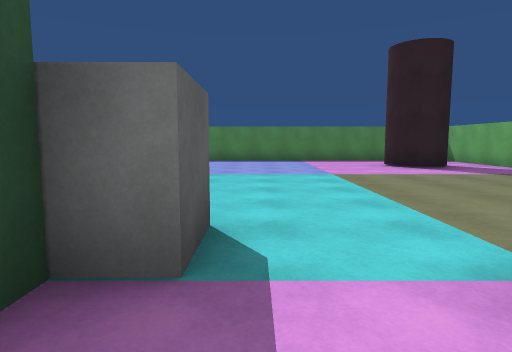
view 1 (above)

17 first-person views from a walk through a 3-D level made in the Unity game engine. The camera is 1.3 m above the floor, tilts 6° down and sees 75° across. The floor is counted in squares, 2 m on a side. Each view is taken from the middle of a square. On the plan, view 1 faces up. The plan holds only what a view shows up to about 10 squares ahead; the rest is blank. The player is left out. Surface patterns are stand-ins for the level's own textures.

view 2
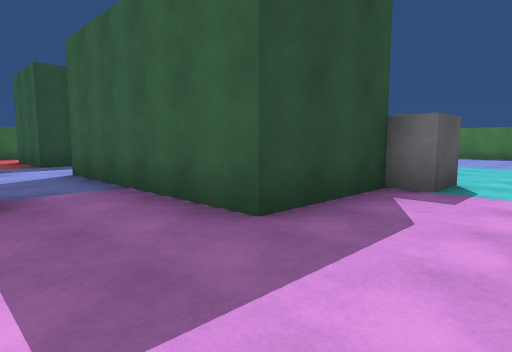

view 3
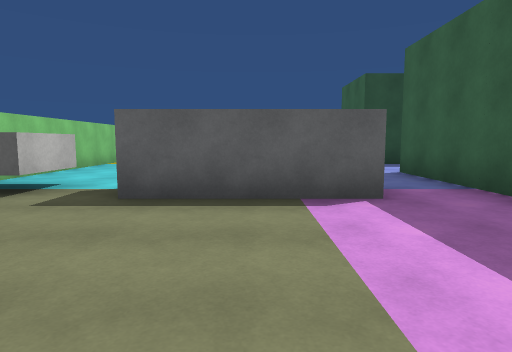

view 4
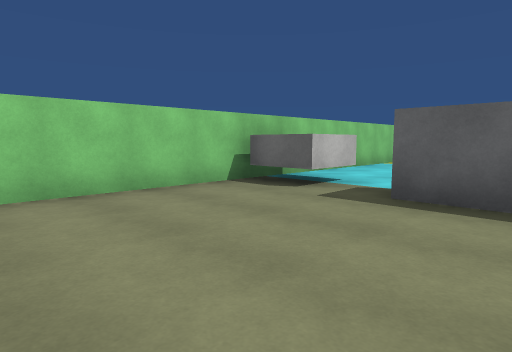

view 5
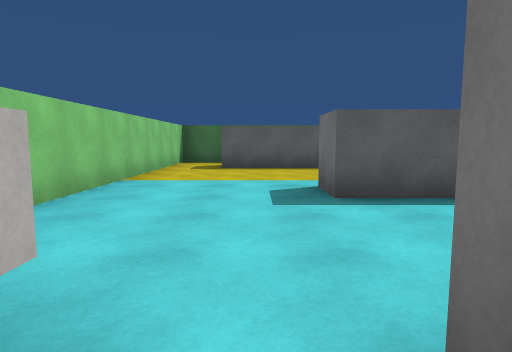

view 6
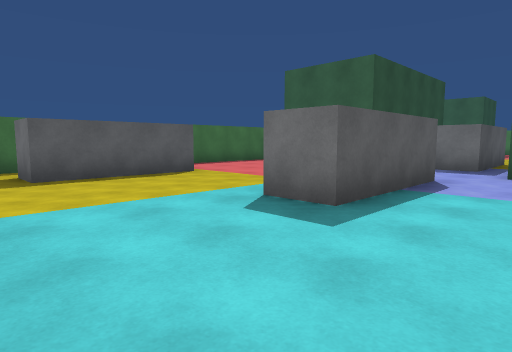

view 7
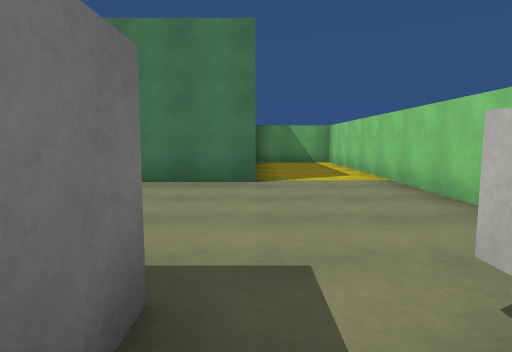

view 8
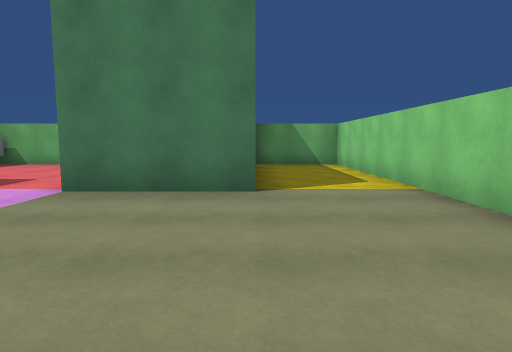

view 9
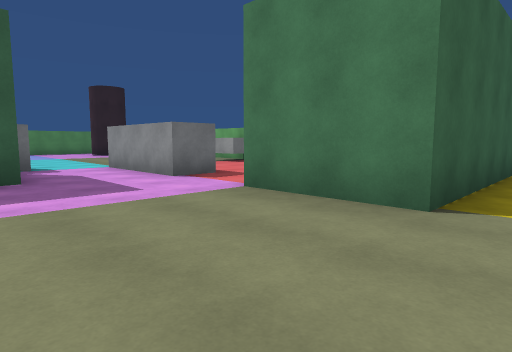

view 10
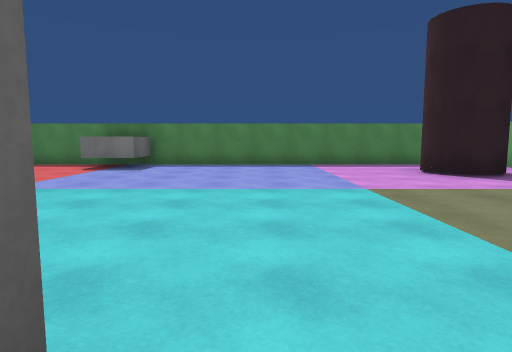

view 11
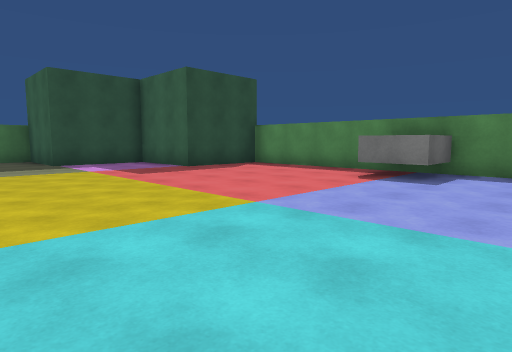

view 12
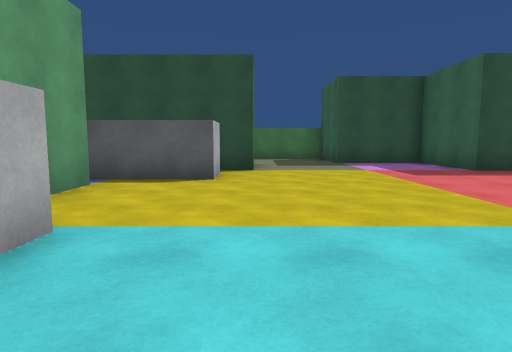

view 13
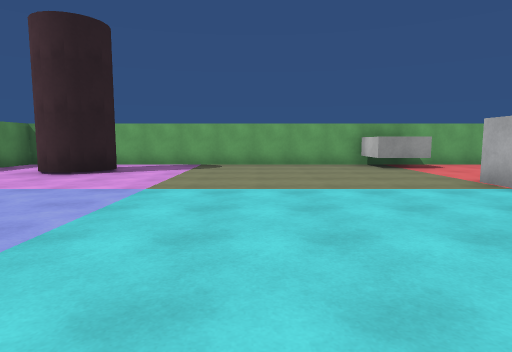

view 14
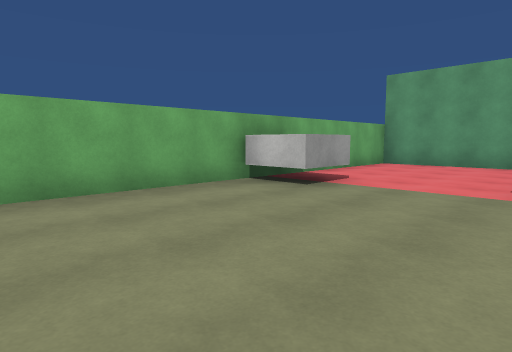

view 15
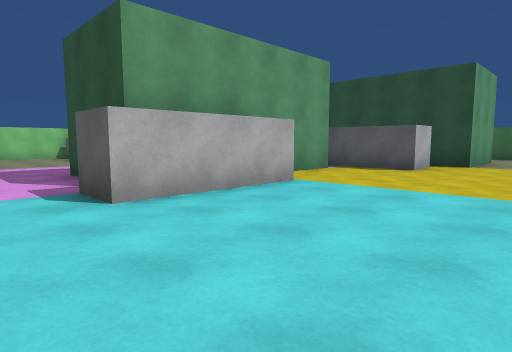

view 16
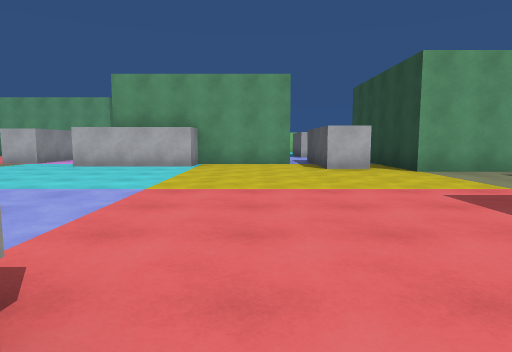

view 17
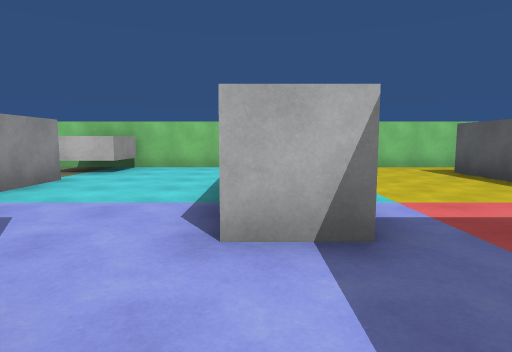

### Floor plan
Points are (right, up) in squares from view 1. A wall is a line through its corners. A room is listed if a view was taken in it or the views show most of it. See-through windows are left out.
Room 1 (views 1, 2, 3, 4, 5, 6, 7, 8, 9, 10, 17)
walls: (-4.1, -6.8) (-2.7, -6.8) (-2.7, -8); (-2.7, -2.5) (-2.7, -5.6) (-3.7, -5.6) (-3.7, -4.2); (-7.9, -2.1) (-6.8, -2.1) (-6.8, -5.1) (-7.9, -5.1); (-6.8, 0.3) (-7.5, 0.3); (-11.1, -3.8) (-11.1, -6.8) (-12.1, -6.8); (2.4, -1.6) (1.3, -1.6) (1.3, 1.5); (-0.4, 2.5) (-0.4, 1.5) (-1, 1.5) (-1, -1) (-6, -1); (-13, -8.2) (6.2, -8.2) (6.2, -6); (5.8, -6) (1.3, -6) (1.3, -3.4); (-8.4, 3.9) (-8.4, -1) (-11, -1)
ways out: opening at (-8, 3) to room 2; opening at (0.5, 1.5) to room 2; opening at (2, -2.5) to room 2; opening at (-11.5, -7.5); opening at (-11, -2.5)
Room 2 (views 11, 12, 13, 14, 15, 16)
walls: (1.3, 1.5) (2.4, 1.5); (-2.7, 11.1) (-2.7, 9.9) (-4, 9.9); (-6, 1.5) (-3.4, 1.5) (-3.4, 2.5) (-0.4, 2.5); (-7.8, 3.3) (-6.8, 3.3) (-6.8, 0.3); (-8.4, 11) (-8.4, 8.8) (-10.8, 8.8) (-10.8, 6.4); (-11, 3.9) (-8.4, 3.9); (3.2, -3.5) (6.2, -3.5) (6.2, 11.3) (-8, 11.3)
ways out: opening at (-8, 3) to room 1; opening at (0.5, 1.5) to room 1; opening at (2, -2.5) to room 1; opening at (-11, 5.5)

Where each view was taken, in squares from view 1:
view 1: 0 up, 0 right, facing up
view 2: 3 down, 1 right, facing up-left
view 3: 4 down, 1 right, facing left
view 4: 4 down, 1 right, facing down-left
view 5: 6 down, 3 left, facing left
view 6: 8 down, 5 left, facing up-left
view 7: 6 down, 4 left, facing right
view 8: 6 down, 3 left, facing right
view 9: 7 down, 2 left, facing up-right
view 10: 2 up, 0 right, facing up
view 11: 4 up, 1 left, facing up-left
view 12: 4 up, 1 left, facing left
view 13: 5 up, 3 left, facing right
view 14: 6 up, 2 right, facing down-right
view 15: 6 up, 1 right, facing down-left
view 16: 11 up, 5 left, facing down
view 17: 0 up, 7 left, facing down
